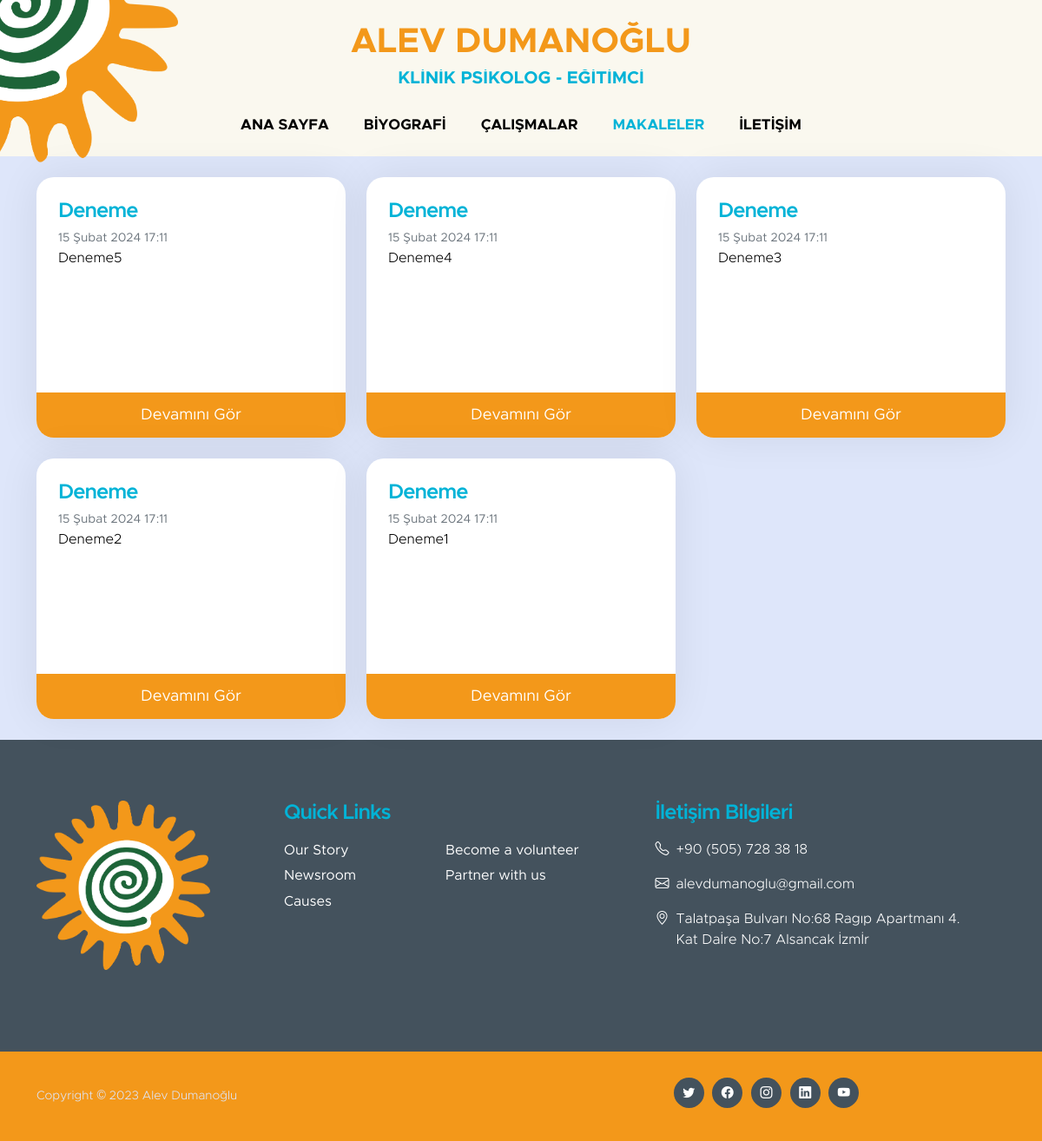
Page /makaleler on the committed database.
### home/models.py (models this page shows, shortened)
class PostModel(models.Model):
    title = models.CharField(max_length = 100)
    content = models.TextField()
    date_post = models.DateTimeField(auto_now_add = True)
    class Meta:
        ordering = ('-date_post',)

### home/views.py (the view)
# urls.py: path("makaleler", views.blog, name="blog"),
def blog(request):
    posts = PostModel.objects.all()
    return render(request,"blog/blog.html", {'posts': posts ,'navbar': 'blog'})

### home/templates/blog/blog.html
{% load static %}
{% include 'partials/nav.html' %}
{% block content %}
<section class="pb-4" style="background-color: var(--section-bg-color);">
    <div class="container">
        <div class="row">
            {% for post in posts %}
            <div class="col-lg-4 col-md-6 col-12 mt-4 mb-lg-0">
                <div class="custom-block-wrap">
                    <div class="custom-block">
                        <div class="custom-block-body">
                            <h5 class="mb-1"><a href="{% url 'postdetail' post.id %}" class="title-post">{{ post.title }}</a></h5>
                            <small class="mb-2 text-secondary">{{ post.date_post }}</small>
                            <p style="color: black;">{{ post.content|truncatechars:230 }}</p>
                        </div>
                        <a href="{% url 'postdetail' post.id %}" class="custom-btn btn">Devamını Gör</a>
                    </div>
                </div>
            </div>
            {% endfor %}
        </div>
    </div>
</section>
{% include 'partials/footer.html' %}
{% endblock %}
</body>

### home/static/css/style.css (style rules this page uses)
:root { --white-color: #ffffff; --primary-color: #00B3D7; --secondary-color: #f3981a; --section-bg-color: #dee6fa; --site-footer-bg-color: #44525d; --custom-btn-bg-color: #597081; --custom-btn-bg-hover-color: #458C60; --dark-color: #000000; --p-color: #717275; --border-color: #e9eaeb; --body-font-family: 'Metropolis', sans-serif; --h1-font-size: 52px; --h2-font-size: 46px; --h3-font-size: 32px; --h4-font-size: 28px; --h5-font-size: 24px; --h6-font-size: 22px; --p-font-size: 16px; --btn-font-size: 18px; --copyright-font-size: 14px; --border-radius-large: 100px; --border-radius-medium: 20px; --border-radius-small: 10px; --font-weight-light: 300; --font-weight-normal: 400; --font-weight-semibold: 600; --font-weight-bold: 700; }
.title-post { color: var(--primary-color); transition: ease-in-out 0.35s; }
h2, h3, h4, h5, h6 { color: var(--dark-color); }
h1, h2, h3, h4, h5, h6 { font-weight: var(--font-weight-semibold); letter-spacing: -1px; }
h5 { color: var(--primary-color); font-size: var(--h5-font-size); }
p { color: var(--p-color); font-size: var(--p-font-size); font-weight: var(--font-weight-light); }
a, button { touch-action: manipulation; transition: all 0.3s; }
a { color: var(--p-color); text-decoration: none; }
.custom-block-wrap { background: var(--white-color); border-radius: var(--border-radius-medium); position: relative; overflow: hidden; transition: all 0.5s; height: 300px; box-shadow: 0 -0.1rem 3rem rgba(0, 0, 0, 0.075); margin-left: 0; }
.custom-block-body { padding: 25px; }
.custom-block .custom-btn { border-radius: 0; display: block; position: absolute; bottom: 0; margin-left: auto; margin-right: auto; text-align: center; width: 100%; }
.custom-btn { background: var(--secondary-color); border: 2px solid transparent; border-radius: var(--border-radius-large); color: var(--white-color); font-size: var(--btn-font-size); font-weight: var(--font-weight-normal); line-height: normal; padding: 15px 25px; transition: ease-in-out 0.5s; }

### rows in the picture
PostModel: title "Deneme", date_post "15 Şubat 2024 17:11", content "Deneme5"
PostModel: title "Deneme", date_post "15 Şubat 2024 17:11", content "Deneme4"
PostModel: title "Deneme", date_post "15 Şubat 2024 17:11", content "Deneme3"
PostModel: title "Deneme", date_post "15 Şubat 2024 17:11", content "Deneme2"
PostModel: title "Deneme", date_post "15 Şubat 2024 17:11", content "Deneme1"
